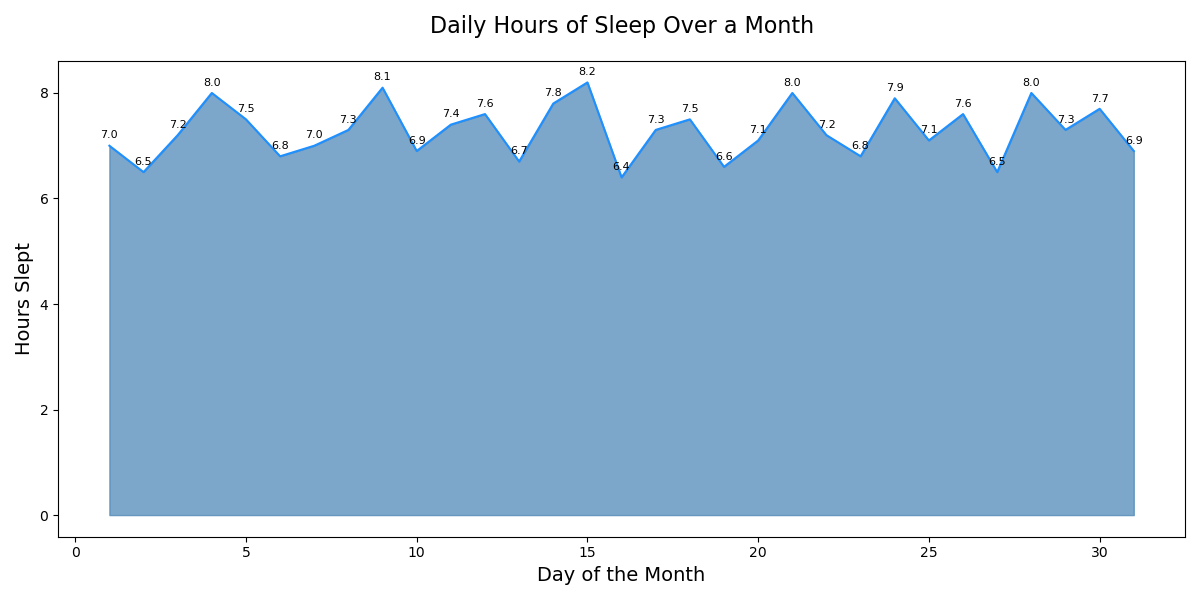

Recreate this plot in Python.

import matplotlib.pyplot as plt
import pandas as pd

# Data
data = {
    'Day': [1, 2, 3, 4, 5, 6, 7, 8, 9, 10, 11, 12, 13, 14, 15, 16, 17, 18, 19, 20, 21, 22, 23, 24, 25, 26, 27, 28, 29, 30, 31],
    'Hours_Slept': [7, 6.5, 7.2, 8, 7.5, 6.8, 7, 7.3, 8.1, 6.9, 7.4, 7.6, 6.7, 7.8, 8.2, 6.4, 7.3, 7.5, 6.6, 7.1, 8, 7.2, 6.8, 7.9, 7.1, 7.6, 6.5, 8, 7.3, 7.7, 6.9]
}

df = pd.DataFrame(data)

# Plot
plt.figure(figsize=(12, 6))
plt.fill_between(df['Day'], df['Hours_Slept'], color='#4682B4', alpha=0.7)
plt.plot(df['Day'], df['Hours_Slept'], color='#1E90FF')

# Annotations
for i in range(len(df)):
    plt.text(df['Day'][i], df['Hours_Slept'][i] + 0.1, str(df['Hours_Slept'][i]), ha='center', va='bottom', fontsize=8)

# Title and labels
plt.title('Daily Hours of Sleep Over a Month', fontsize=16, pad=20)
plt.xlabel('Day of the Month', fontsize=14)
plt.ylabel('Hours Slept', fontsize=14)

# Adjust layout to prevent overlap
plt.tight_layout()

# Show plot
plt.show()
